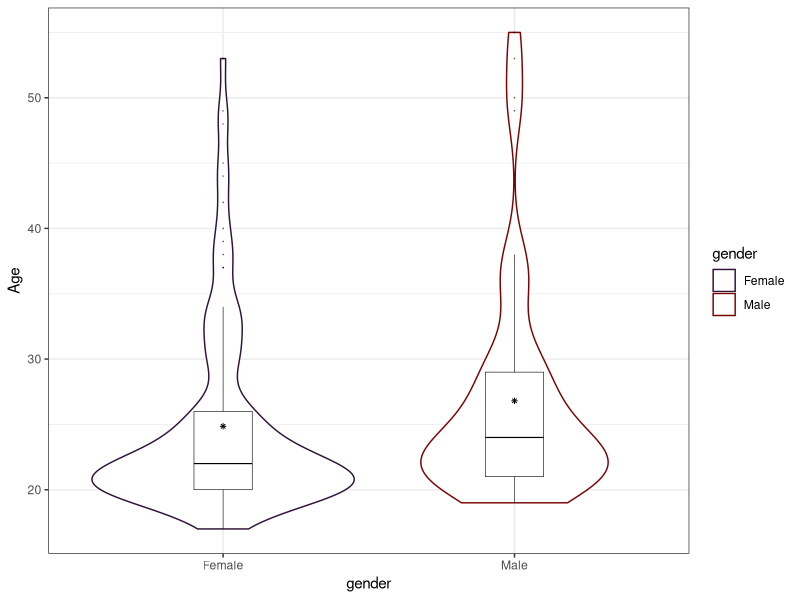
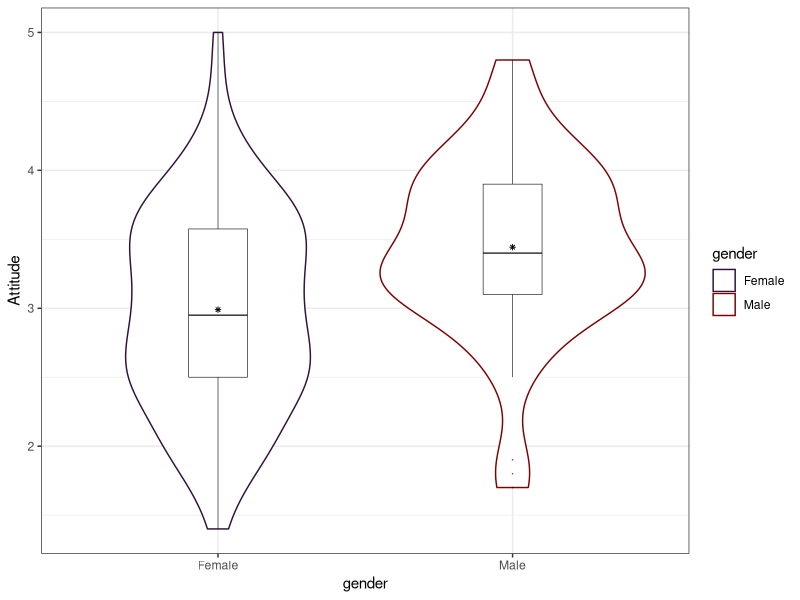
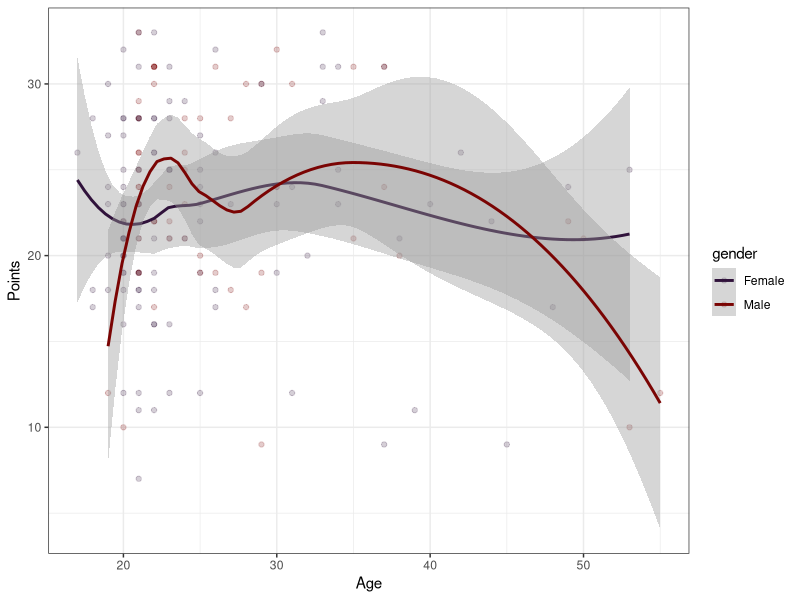
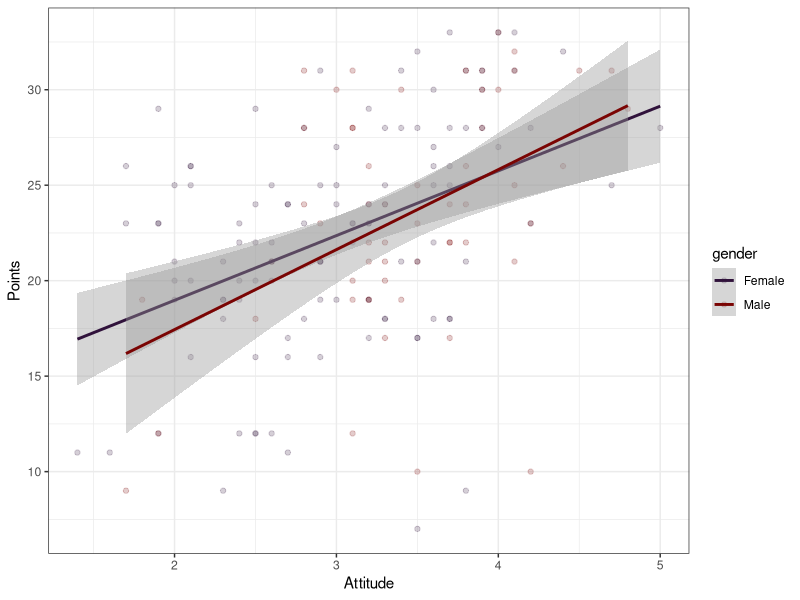
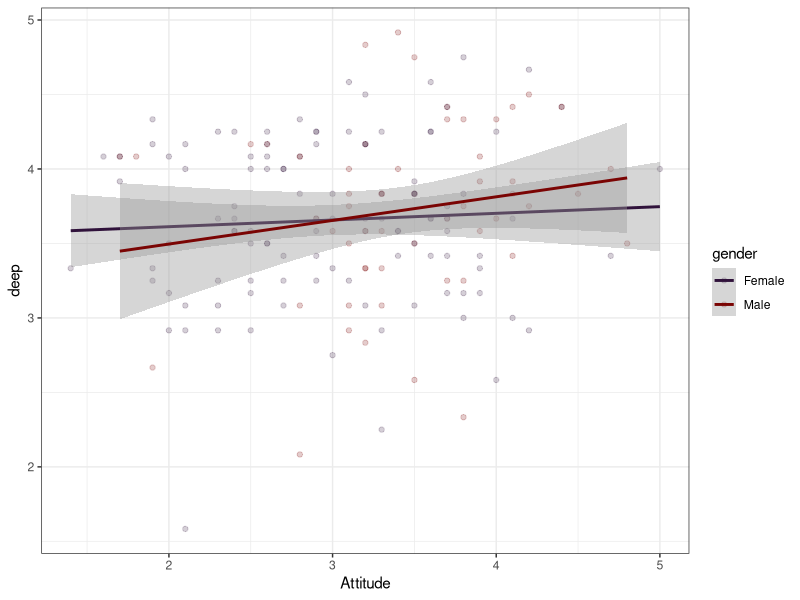
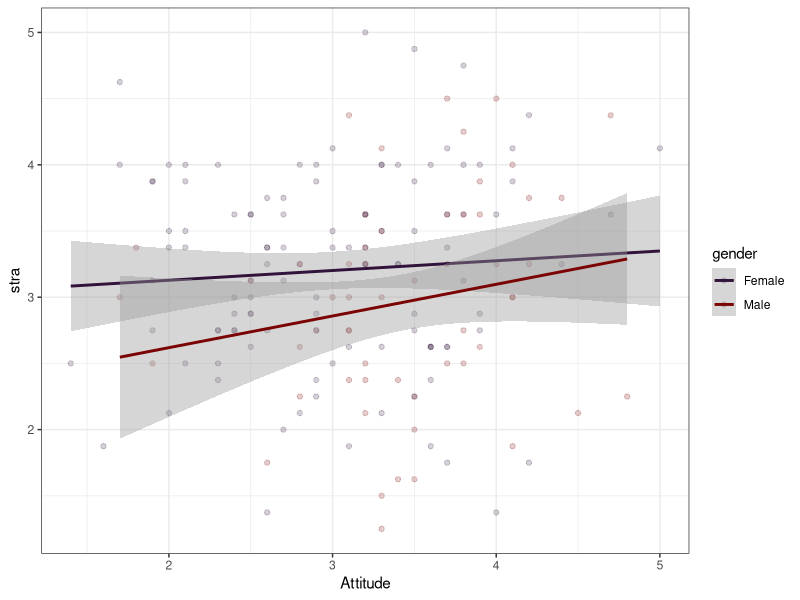
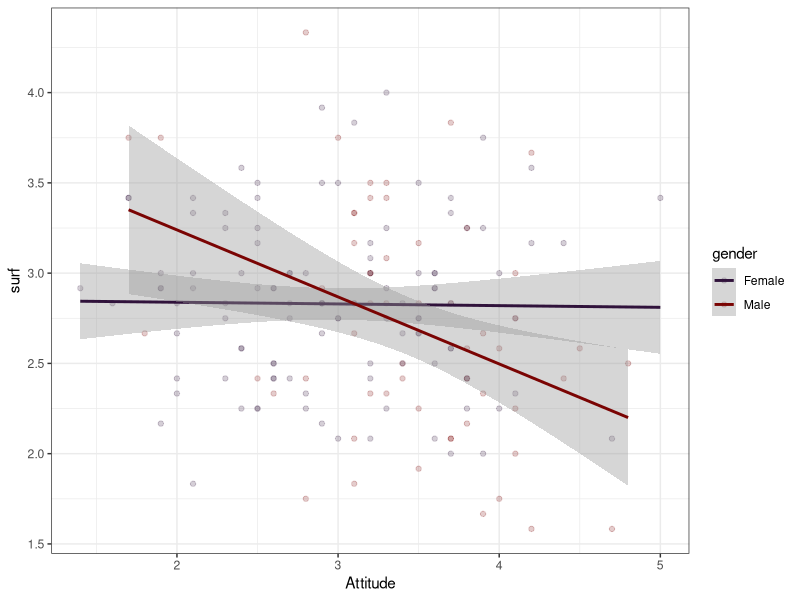
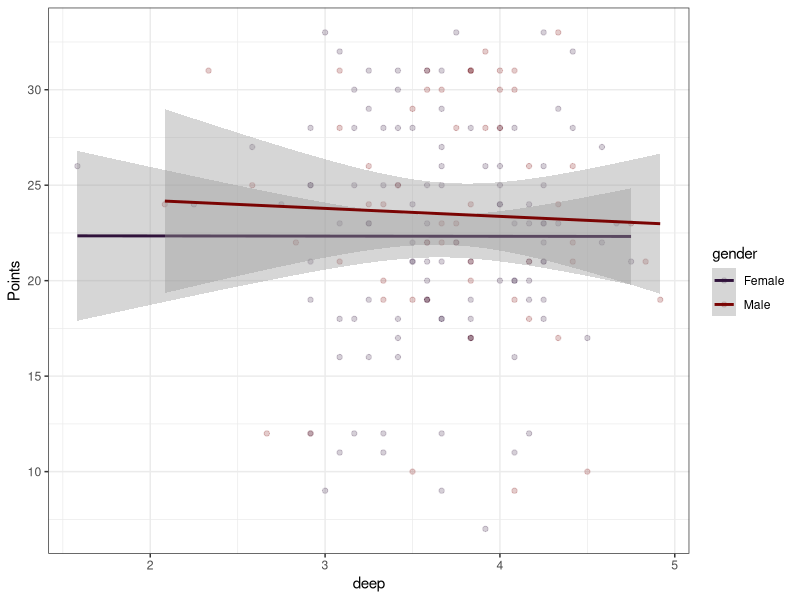

The R source for these figures, in order:
## ---- chunk 1

setwd("C:/Users/rekar/Documents/Road to PhD/Kurssit/Open data science/IODS-project/data")
lrn <- read.csv("lrn.csv")


date()

library(tidyverse)
library(viridis)

#Rename gender variable for plotting purposes
lrn <- 
  lrn %>%
  mutate(gender=recode(gender, "M"="Male", "F"="Female"))




head(lrn)
## ---- chunk 2
#Using the psych library for extensive summary 
library(psych)
describe(lrn)

#Age * sex
lrn %>%
  ggplot(aes(gender, Age, colour=gender)) +
  geom_violin() +
  scale_colour_viridis_d(option="H") +
    geom_boxplot(width=0.2, size=0.2, color="black", alpha=0.4, outlier.size = 0) +
    stat_summary(fun=mean, geom="point", size=1, color="black", shape=8) +
  theme_bw() 
  

#Attitud * Sex
lrn %>%
  ggplot(aes(gender, Attitude, color=gender)) +
  geom_violin() +
  scale_colour_viridis_d(option="H") +
    geom_boxplot(width=0.2, size=0.2, color="black", alpha=0.4, outlier.size = 0) +
    stat_summary(fun=mean, geom="point", size=1, color="black", shape=8) +
  theme_bw()

#Age's relation to points
lrn %>%
  ggplot(aes(Age, Points, color=gender)) +
  geom_point(alpha=0.2) +
  geom_smooth(method=loess) +
  scale_colour_viridis_d(option="H") +
  theme_bw()




#Attitude * points
lrn %>%
  ggplot(aes(Attitude, Points, color=gender)) +
  geom_point(alpha=0.2) +
  geom_smooth(method=lm) +
  scale_colour_viridis_d(option="H") +
  theme_bw()


#Attitude * learning style deep
lrn %>%
  ggplot(aes(Attitude, deep, color=gender)) +
  geom_point(alpha=0.2) +
  geom_smooth(method=lm) +
  scale_colour_viridis_d(option="H") +
  theme_bw()


#Attitude * learning strategy
lrn %>%
  ggplot(aes(Attitude, stra, color=gender)) +
  geom_point(alpha=0.2) +
  geom_smooth(method=lm) +
  scale_colour_viridis_d(option="H") +
  theme_bw()

#attitude + surface learning style
lrn %>%
  ggplot(aes(Attitude, surf, color=gender)) +
  geom_point(alpha=0.2) +
  geom_smooth(method=lm) +
  scale_colour_viridis_d(option="H") +
  theme_bw()



#Learning style deep * points

lrn %>%
  ggplot(aes(deep, Points, color=gender)) +
  geom_point(alpha=0.2) +
  geom_smooth(method=lm) +
  scale_colour_viridis_d(option="H") +
  theme_bw()

lrn %>%
  ggplot(aes(stra, Points, color=gender)) +
  geom_point(alpha=0.2) +
  geom_smooth(method=lm) +
  scale_colour_viridis_d(option="H") +
  theme_bw()

lrn %>%
  ggplot(aes(surf, Points, color=gender)) +
  geom_point(alpha=0.2) +
  geom_smooth(method=lm) +
  scale_colour_viridis_d(option="H") +
  theme_bw()









  
  
## ---- chunk 3

lfit <- lm(Points ~ Attitude + surf + stra, data=lrn)

summary(lfit)

#removing NS IV's

lfit2 <- lm(Points ~ Attitude, data=lrn)

summary(lfit2)





## ---- chunk 4

plot(lfit2)


